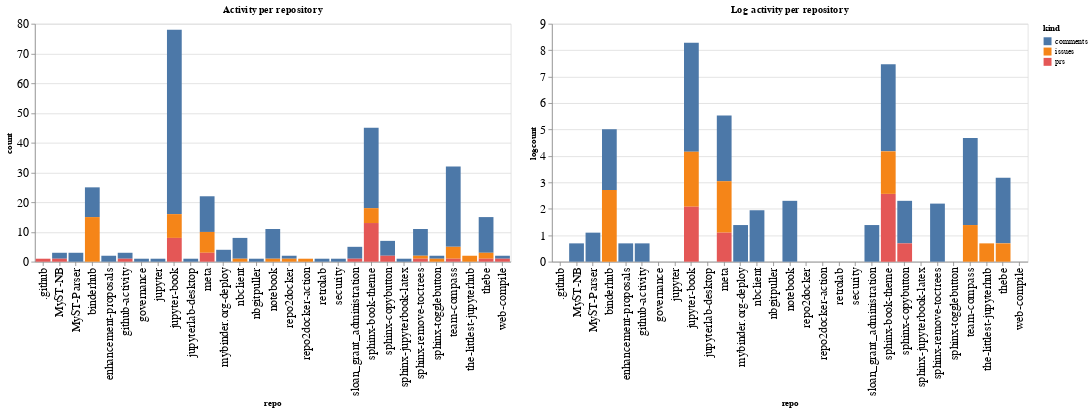

The cell this chart's notebook holds for it:
### Code cell
ch1 = alt.Chart(repo_summaries, width=600, title="Activity per repository").mark_bar().encode(
    x='repo',
    y='count',
    color='kind',
    tooltip="kind"
)

ch2 = alt.Chart(repo_summaries, width=600, title="Log activity per repository").mark_bar().encode(
    x='repo',
    y='logcount',
    color='kind',
    tooltip="kind"
)

ch1 | ch2

### Figure 1 — Vega-Lite specification as saved in the notebook (floating-point values rounded to 4 significant figures)
{"config": {"axisLeft": {"labelFontSize": 15}, "axisBottom": {"labelFontSize": 15}}, "hconcat": [{"mark": "bar", "encoding": {"color": {"type": "nominal", "field": "kind"}, "tooltip": {"type": "nominal", "field": "kind"}, "x": {"type": "nominal", "field": "repo"}, "y": {"type": "quantitative", "field": "count"}}, "title": "Activity per repository", "width": 600}, {"mark": "bar", "encoding": {"color": {"type": "nominal", "field": "kind"}, "tooltip": {"type": "nominal", "field": "kind"}, "x": {"type": "nominal", "field": "repo"}, "y": {"type": "quantitative", "field": "logcount"}}, "title": "Log activity per repository", "width": 600}], "data": {"name": "data-eedf1e0495983251da00a0360effd4c9"}, "$schema": "https://vega.github.io/schema/vega-lite/v4.8.1.json", "datasets": {"data-eedf1e0495983251da00a0360effd4c9": [{"repo": ".github", "kind": "prs", "count": 1, "logcount": 0.0}, {"repo": "MyST-NB", "kind": "comments", "count": 2, "logcount": 0.6931}, {"repo": "MyST-NB", "kind": "prs", "count": 1, "logcount": 0.0}, {"repo": "MyST-Parser", "kind": "comments", "count": 3, "logcount": 1.099}, {"repo": "binderhub", "kind": "comments", "count": 10, "logcount": 2.303}, {"repo": "binderhub", "kind": "issues", "count": 15, "logcount": 2.708}, {"repo": "enhancement-proposals", "kind": "comments", "count": 2, "logcount": 0.6931}, {"repo": "github-activity", "kind": "comments", "count": 2, "logcount": 0.6931}, {"repo": "github-activity", "kind": "prs", "count": 1, "logcount": 0.0}, {"repo": "governance", "kind": "comments", "count": 1, "logcount": 0.0}, {"repo": "jupyter", "kind": "comments", "count": 1, "logcount": 0.0}, {"repo": "jupyter-book", "kind": "comments", "count": 62, "logcount": 4.127}, {"repo": "jupyter-book", "kind": "issues", "count": 8, "logcount": 2.079}, {"repo": "jupyter-book", "kind": "prs", "count": 8, "logcount": 2.079}, {"repo": "jupyterlab-desktop", "kind": "comments", "count": 1, "logcount": 0.0}, {"repo": "meta", "kind": "comments", "count": 12, "logcount": 2.485}, {"repo": "meta", "kind": "issues", "count": 7, "logcount": 1.946}, {"repo": "meta", "kind": "prs", "count": 3, "logcount": 1.099}, {"repo": "mybinder.org-deploy", "kind": "comments", "count": 4, "logcount": 1.386}, {"repo": "nbclient", "kind": "comments", "count": 7, "logcount": 1.946}, {"repo": "nbclient", "kind": "issues", "count": 1, "logcount": 0.0}, {"repo": "nbgitpuller", "kind": "comments", "count": 1, "logcount": 0.0}, {"repo": "notebook", "kind": "comments", "count": 10, "logcount": 2.303}, {"repo": "notebook", "kind": "issues", "count": 1, "logcount": 0.0}, {"repo": "repo2docker", "kind": "comments", "count": 1, "logcount": 0.0}, {"repo": "repo2docker", "kind": "issues", "count": 1, "logcount": 0.0}, {"repo": "repo2docker-action", "kind": "issues", "count": 1, "logcount": 0.0}, {"repo": "retrolab", "kind": "comments", "count": 1, "logcount": 0.0}, {"repo": "security", "kind": "comments", "count": 1, "logcount": 0.0}, {"repo": "sloan_grant_administration", "kind": "comments", "count": 4, "logcount": 1.386}, {"repo": "sloan_grant_administration", "kind": "prs", "count": 1, "logcount": 0.0}, {"repo": "sphinx-book-theme", "kind": "comments", "count": 27, "logcount": 3.296}, {"repo": "sphinx-book-theme", "kind": "issues", "count": 5, "logcount": 1.609}, {"repo": "sphinx-book-theme", "kind": "prs", "count": 13, "logcount": 2.565}, {"repo": "sphinx-copybutton", "kind": "comments", "count": 5, "logcount": 1.609}, {"repo": "sphinx-copybutton", "kind": "prs", "count": 2, "logcount": 0.6931}, {"repo": "sphinx-jupyterbook-latex", "kind": "comments", "count": 1, "logcount": 0.0}, {"repo": "sphinx-remove-toctrees", "kind": "comments", "count": 9, "logcount": 2.197}, {"repo": "sphinx-remove-toctrees", "kind": "issues", "count": 1, "logcount": 0.0}, {"repo": "sphinx-remove-toctrees", "kind": "prs", "count": 1, "logcount": 0.0}, {"repo": "sphinx-togglebutton", "kind": "comments", "count": 1, "logcount": 0.0}, {"repo": "sphinx-togglebutton", "kind": "issues", "count": 1, "logcount": 0.0}, {"repo": "team-compass", "kind": "comments", "count": 27, "logcount": 3.296}, {"repo": "team-compass", "kind": "issues", "count": 4, "logcount": 1.386}, {"repo": "team-compass", "kind": "prs", "count": 1, "logcount": 0.0}, {"repo": "the-littlest-jupyterhub", "kind": "issues", "count": 2, "logcount": 0.6931}, {"repo": "thebe", "kind": "comments", "count": 12, "logcount": 2.485}, {"repo": "thebe", "kind": "issues", "count": 2, "logcount": 0.6931}, {"repo": "thebe", "kind": "prs", "count": 1, "logcount": 0.0}, {"repo": "web-compile", "kind": "comments", "count": 1, "logcount": 0.0}, {"repo": "web-compile", "kind": "prs", "count": 1, "logcount": 0.0}]}}
